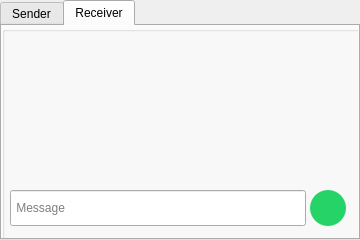
<?xml version="1.0" encoding="UTF-8"?>
<ui version="4.0">
 <class>Widget</class>
 <widget class="QWidget" name="Widget">
  <property name="enabled">
   <bool>true</bool>
  </property>
  <property name="geometry">
   <rect>
    <x>0</x>
    <y>0</y>
    <width>360</width>
    <height>240</height>
   </rect>
  </property>
  <property name="minimumSize">
   <size>
    <width>360</width>
    <height>240</height>
   </size>
  </property>
  <property name="maximumSize">
   <size>
    <width>360</width>
    <height>240</height>
   </size>
  </property>
  <property name="sizeIncrement">
   <size>
    <width>360</width>
    <height>240</height>
   </size>
  </property>
  <property name="baseSize">
   <size>
    <width>360</width>
    <height>240</height>
   </size>
  </property>
  <property name="windowTitle">
   <string>Widget</string>
  </property>
  <property name="windowIcon">
   <iconset resource="Recources.qrc">
    <normaloff>:/img/Images/logo huffman.png</normaloff>:/img/Images/logo huffman.png</iconset>
  </property>
  <property name="styleSheet">
   <string notr="true">QPushButton
{
        background-image: url(:/img/Images/send.png);
        background-color: rgb(37,211,102);
        color:white;
        border-style:outset;
        border-radius:18px;
        font-weight:bold;
		transition:1s;
}

QPushButton:hover{
	background-image: url(:/img/Images/sent.png);
	background-color:#1a8e45;
	cursor:pointer;
}</string>
  </property>
  <widget class="QTabWidget" name="tabWidget">
   <property name="geometry">
    <rect>
     <x>0</x>
     <y>0</y>
     <width>360</width>
     <height>240</height>
    </rect>
   </property>
   <property name="styleSheet">
    <string notr="true"/>
   </property>
   <property name="currentIndex">
    <number>1</number>
   </property>
   <widget class="QWidget" name="tab">
    <attribute name="title">
     <string>Sender</string>
    </attribute>
    <widget class="QGroupBox" name="groupBox">
     <property name="geometry">
      <rect>
       <x>0</x>
       <y>0</y>
       <width>361</width>
       <height>221</height>
      </rect>
     </property>
     <property name="styleSheet">
      <string notr="true"/>
     </property>
     <property name="title">
      <string/>
     </property>
     <widget class="QLabel" name="message">
      <property name="geometry">
       <rect>
        <x>220</x>
        <y>40</y>
        <width>0</width>
        <height>30</height>
       </rect>
      </property>
      <property name="toolTip">
       <string>The original message</string>
      </property>
      <property name="styleSheet">
       <string notr="true"/>
      </property>
      <property name="text">
       <string/>
      </property>
     </widget>
    </widget>
   </widget>
   <widget class="QWidget" name="tab_2">
    <property name="styleSheet">
     <string notr="true"/>
    </property>
    <attribute name="title">
     <string>Receiver</string>
    </attribute>
    <widget class="QGroupBox" name="groupBox_2">
     <property name="geometry">
      <rect>
       <x>0</x>
       <y>0</y>
       <width>360</width>
       <height>221</height>
      </rect>
     </property>
     <property name="styleSheet">
      <string notr="true"/>
     </property>
     <property name="title">
      <string/>
     </property>
     <widget class="QLabel" name="message_recived">
      <property name="geometry">
       <rect>
        <x>10</x>
        <y>110</y>
        <width>0</width>
        <height>30</height>
       </rect>
      </property>
      <property name="toolTip">
       <string>decoded message</string>
      </property>
      <property name="styleSheet">
       <string notr="true"/>
      </property>
      <property name="text">
       <string/>
      </property>
     </widget>
     <widget class="QLabel" name="message_recived_2">
      <property name="geometry">
       <rect>
        <x>10</x>
        <y>75</y>
        <width>0</width>
        <height>30</height>
       </rect>
      </property>
      <property name="sizePolicy">
       <sizepolicy hsizetype="MinimumExpanding" vsizetype="Expanding">
        <horstretch>16</horstretch>
        <verstretch>16</verstretch>
       </sizepolicy>
      </property>
      <property name="toolTip">
       <string>encoded message</string>
      </property>
      <property name="whatsThis">
       <string/>
      </property>
      <property name="autoFillBackground">
       <bool>false</bool>
      </property>
      <property name="styleSheet">
       <string notr="true"/>
      </property>
      <property name="text">
       <string/>
      </property>
     </widget>
    </widget>
   </widget>
  </widget>
  <widget class="QPushButton" name="sendBT">
   <property name="geometry">
    <rect>
     <x>310</x>
     <y>190</y>
     <width>36</width>
     <height>36</height>
    </rect>
   </property>
   <property name="cursor">
    <cursorShape>PointingHandCursor</cursorShape>
   </property>
   <property name="toolTip">
    <string>send</string>
   </property>
   <property name="styleSheet">
    <string notr="true"/>
   </property>
   <property name="text">
    <string/>
   </property>
   <property name="flat">
    <bool>false</bool>
   </property>
  </widget>
  <widget class="QLineEdit" name="messageInput">
   <property name="geometry">
    <rect>
     <x>10</x>
     <y>190</y>
     <width>296</width>
     <height>36</height>
    </rect>
   </property>
   <property name="toolTip">
    <string>enter message</string>
   </property>
   <property name="styleSheet">
    <string notr="true"/>
   </property>
   <property name="placeholderText">
    <string> Message </string>
   </property>
  </widget>
 </widget>
 <resources>
  <include location="Recources.qrc"/>
 </resources>
 <connections/>
</ui>
